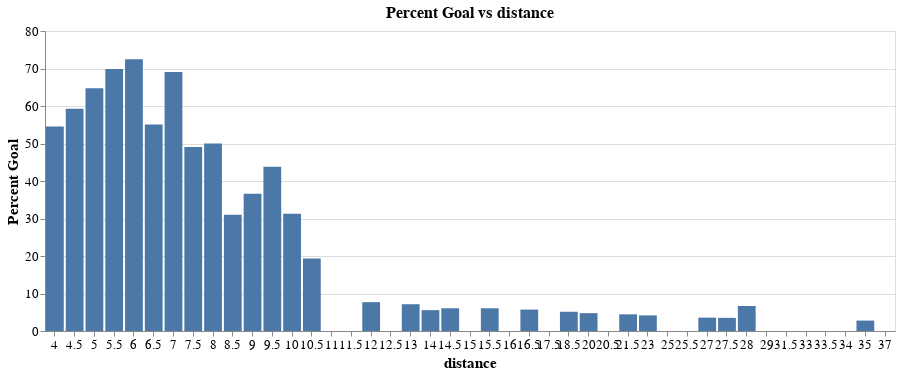

Here is the notebook cell this chart was saved with:
### Code cell
plot_percent_goal_vs_feature(detailed_shots_clean, 'distance')

### Figure 1 — Vega-Lite specification as saved in the notebook (floating-point values rounded to 4 significant figures)
{"config": {"view": {"continuousWidth": 300, "continuousHeight": 300}, "axis": {"labelFontSize": 13, "titleFontSize": 15}, "title": {"fontSize": 16}}, "data": {"name": "data-cf170780d90c5dbd13db44c52710c75f"}, "mark": {"type": "bar"}, "encoding": {"x": {"axis": {"labelAngle": 0, "title": "distance"}, "field": "distance", "type": "nominal"}, "y": {"axis": {"title": "Percent Goal"}, "field": "Percent Goal", "type": "quantitative"}}, "height": 300, "title": "Percent Goal vs distance", "width": 850, "$schema": "https://vega.github.io/schema/vega-lite/v5.8.0.json", "datasets": {"data-cf170780d90c5dbd13db44c52710c75f": [{"distance": 4.0, "No Goal": 1.0, "Goal": 6.0, "Percent Goal": 54.55}, {"distance": 4.5, "No Goal": 1.0, "Goal": 8.0, "Percent Goal": 59.26}, {"distance": 5.0, "No Goal": 1.0, "Goal": 11.0, "Percent Goal": 64.71}, {"distance": 5.5, "No Goal": 4.0, "Goal": 22.0, "Percent Goal": 69.84}, {"distance": 6.0, "No Goal": 13.0, "Goal": 50.0, "Percent Goal": 72.46}, {"distance": 6.5, "No Goal": 18.0, "Goal": 30.0, "Percent Goal": 55.05}, {"distance": 7.0, "No Goal": 10.0, "Goal": 38.0, "Percent Goal": 69.09}, {"distance": 7.5, "No Goal": 6.0, "Goal": 13.0, "Percent Goal": 49.06}, {"distance": 8.0, "No Goal": 8.0, "Goal": 16.0, "Percent Goal": 50.0}, {"distance": 8.5, "No Goal": 16.0, "Goal": 11.0, "Percent Goal": 30.99}, {"distance": 9.0, "No Goal": 17.0, "Goal": 15.0, "Percent Goal": 36.59}, {"distance": 9.5, "No Goal": 20.0, "Goal": 23.0, "Percent Goal": 43.81}, {"distance": 10.0, "No Goal": 12.0, "Goal": 10.0, "Percent Goal": 31.25}, {"distance": 10.5, "No Goal": 2.0, "Goal": 3.0, "Percent Goal": 19.35}, {"distance": 11.0, "No Goal": 6.0, "Goal": 0.0, "Percent Goal": 0.0}, {"distance": 11.5, "No Goal": 2.0, "Goal": 0.0, "Percent Goal": 0.0}, {"distance": 12.0, "No Goal": 0.0, "Goal": 1.0, "Percent Goal": 7.692}, {"distance": 12.5, "No Goal": 1.0, "Goal": 0.0, "Percent Goal": 0.0}, {"distance": 13.0, "No Goal": 0.0, "Goal": 1.0, "Percent Goal": 7.143}, {"distance": 14.0, "No Goal": 3.0, "Goal": 1.0, "Percent Goal": 5.556}, {"distance": 14.5, "No Goal": 1.0, "Goal": 1.0, "Percent Goal": 6.061}, {"distance": 15.0, "No Goal": 1.0, "Goal": 0.0, "Percent Goal": 0.0}, {"distance": 15.5, "No Goal": 0.0, "Goal": 1.0, "Percent Goal": 6.061}, {"distance": 16.0, "No Goal": 1.0, "Goal": 0.0, "Percent Goal": 0.0}, {"distance": 16.5, "No Goal": 0.0, "Goal": 1.0, "Percent Goal": 5.714}, {"distance": 17.5, "No Goal": 1.0, "Goal": 0.0, "Percent Goal": 0.0}, {"distance": 18.5, "No Goal": 0.0, "Goal": 1.0, "Percent Goal": 5.128}, {"distance": 20.0, "No Goal": 0.0, "Goal": 1.0, "Percent Goal": 4.762}, {"distance": 20.5, "No Goal": 1.0, "Goal": 0.0, "Percent Goal": 0.0}, {"distance": 21.5, "No Goal": 0.0, "Goal": 1.0, "Percent Goal": 4.444}, {"distance": 23.0, "No Goal": 0.0, "Goal": 1.0, "Percent Goal": 4.167}, {"distance": 25.0, "No Goal": 3.0, "Goal": 0.0, "Percent Goal": 0.0}, {"distance": 25.5, "No Goal": 1.0, "Goal": 0.0, "Percent Goal": 0.0}, {"distance": 27.0, "No Goal": 0.0, "Goal": 1.0, "Percent Goal": 3.571}, {"distance": 27.5, "No Goal": 0.0, "Goal": 1.0, "Percent Goal": 3.509}, {"distance": 28.0, "No Goal": 0.0, "Goal": 2.0, "Percent Goal": 6.667}, {"distance": 29.0, "No Goal": 1.0, "Goal": 0.0, "Percent Goal": 0.0}, {"distance": 31.5, "No Goal": 1.0, "Goal": 0.0, "Percent Goal": 0.0}, {"distance": 33.0, "No Goal": 1.0, "Goal": 0.0, "Percent Goal": 0.0}, {"distance": 33.5, "No Goal": 1.0, "Goal": 0.0, "Percent Goal": 0.0}, {"distance": 34.0, "No Goal": 1.0, "Goal": 0.0, "Percent Goal": 0.0}, {"distance": 35.0, "No Goal": 0.0, "Goal": 1.0, "Percent Goal": 2.778}, {"distance": 37.0, "No Goal": 1.0, "Goal": 0.0, "Percent Goal": 0.0}]}}
